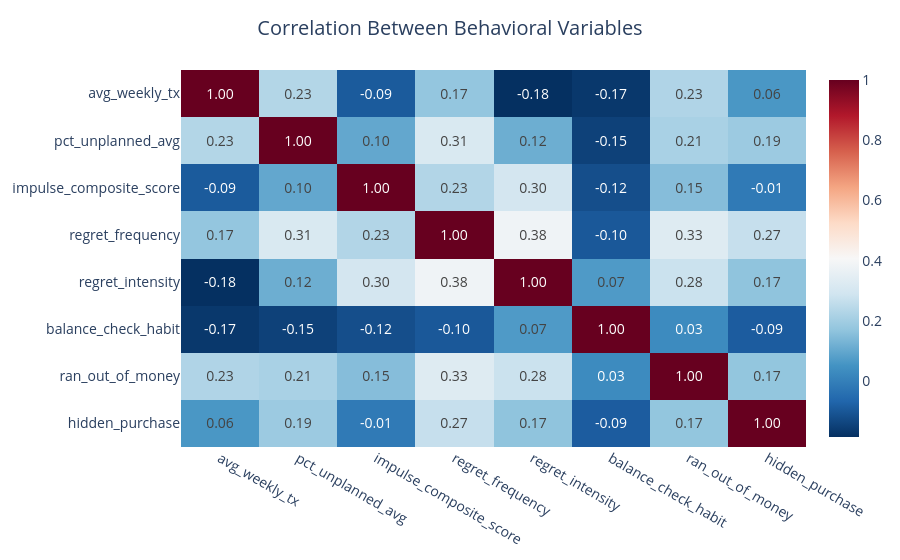

The code cell stored with this chart in its notebook:
### Markdown cell above
# Correlation Analysis

### Question:
Which behavioral variables are most closely related to financial regret?

### Code cell
corr_cols = [
    'avg_weekly_tx',
    'pct_unplanned_avg',
    'impulse_composite_score',
    'regret_frequency',
    'regret_intensity',
    'balance_check_habit',
    'ran_out_of_money',
    'hidden_purchase'
]

corr_matrix = df[corr_cols].corr()

fig = px.imshow(
    corr_matrix,
    text_auto='.2f',
    aspect='auto',
    color_continuous_scale='RdBu_r',
    title='Correlation Between Behavioral Variables'
)

fig.update_layout(
    **common_layout
)

fig.show()

### Figure 1 — Plotly figure (JSON) as saved in the notebook; plotly's stock layout.template omitted (floating-point values rounded to 4 significant figures)
{"data": [{"coloraxis": "coloraxis", "hovertemplate": "x: %{x}<br>y: %{y}<br>color: %{z}<extra></extra>", "name": "0", "texttemplate": "%{z:.2f}", "type": "heatmap", "x": ["avg_weekly_tx", "pct_unplanned_avg", "impulse_composite_score", "regret_frequency", "regret_intensity", "balance_check_habit", "ran_out_of_money", "hidden_purchase"], "xaxis": "x", "y": ["avg_weekly_tx", "pct_unplanned_avg", "impulse_composite_score", "regret_frequency", "regret_intensity", "balance_check_habit", "ran_out_of_money", "hidden_purchase"], "yaxis": "y", "z": [[1.0, 0.2318, -0.09125, 0.1741, -0.185, -0.1681, 0.2266, 0.06231], [0.2318, 1.0, 0.09966, 0.3139, 0.1152, -0.1469, 0.2139, 0.189], [-0.09125, 0.09966, 1.0, 0.2308, 0.2968, -0.1188, 0.1525, -0.01319], [0.1741, 0.3139, 0.2308, 1.0, 0.3833, -0.09649, 0.3307, 0.2676], [-0.185, 0.1152, 0.2968, 0.3833, 1.0, 0.06966, 0.2771, 0.1679], [-0.1681, -0.1469, -0.1188, -0.09649, 0.06966, 1.0, 0.03018, -0.08753], [0.2266, 0.2139, 0.1525, 0.3307, 0.2771, 0.03018, 1.0, 0.1727], [0.06231, 0.189, -0.01319, 0.2676, 0.1679, -0.08753, 0.1727, 1.0]]}], "layout": {"coloraxis": {"colorscale": [[0, "rgb(5,48,97)"], [0.1, "rgb(33,102,172)"], [0.2, "rgb(67,147,195)"], [0.3, "rgb(146,197,222)"], [0.4, "rgb(209,229,240)"], [0.5, "rgb(247,247,247)"], [0.6, "rgb(253,219,199)"], [0.7, "rgb(244,165,130)"], [0.8, "rgb(214,96,77)"], [0.9, "rgb(178,24,43)"], [1, "rgb(103,0,31)"]]}, "font": {"size": 14}, "margin": {"b": 40, "l": 40, "r": 40, "t": 70}, "title": {"text": "Correlation Between Behavioral Variables", "x": 0.5}, "xaxis": {"anchor": "y", "domain": [0, 1]}, "yaxis": {"anchor": "x", "autorange": "reversed", "domain": [0, 1]}}}
